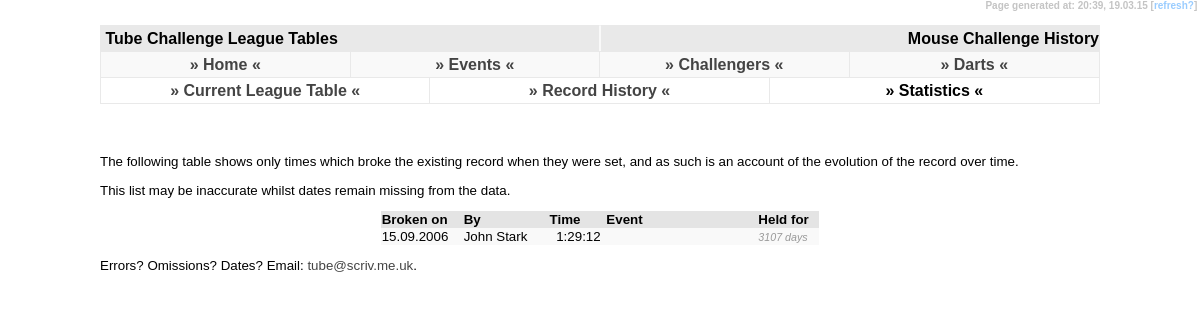
/mouse/history/index.php, run on the app's committed database.
### tables this page shows
CREATE TABLE IF NOT EXISTS `tc_data` (
  `tc_challenge` varchar(3) NOT NULL DEFAULT '',
  `tc_name` varchar(255) NOT NULL DEFAULT '',
  `tc_hours` tinyint(2) NOT NULL DEFAULT '0',
  `tc_mins` tinyint(2) NOT NULL DEFAULT '0',
  `tc_sec` tinyint(2) NOT NULL DEFAULT '0',
  `tc_event` varchar(255) DEFAULT NULL,
  `tc_date` date DEFAULT NULL,
  `tc_fn_station_count` smallint(4) DEFAULT NULL,
  `tc_fn274_excluded_station` varchar(3) DEFAULT NULL,
  `tc_fn_gwr` char(1) DEFAULT NULL,
  `tc_uid` int(4) NOT NULL AUTO_INCREMENT,
  `tc_pending_yn` char(1) NOT NULL DEFAULT 'N',
  `tc_upd_id` varchar(3) NOT NULL DEFAULT '',
  `tc_upd_date` timestamp NOT NULL DEFAULT CURRENT_TIMESTAMP ON UPDATE CURRENT_TIMESTAMP,
  PRIMARY KEY (`tc_uid`)
);

### mouse/history/index.php (the view, shortened to what this page needs)
<!DOCTYPE html PUBLIC "-//W3C//DTD XHTML 1.0 Strict//EN" "http://www.w3.org/TR/xhtml1/DTD/xhtml1-strict.dtd">
<html xmlns="http://www.w3.org/1999/xhtml" xml:lang="en">
<head>
  <link rel="stylesheet" title="Default" type="text/css" href="../../default.css" />
</head>
<body><div id="temps">Page generated at: <?php echo date("H:i"); ?>,&nbsp;<?php echo date("d.m.y"); ?>&nbsp;[<a class="text" href="javascript:location.reload()">refresh?</a>]&nbsp;</div>
<div id="header1">&nbsp;Tube Challenge League Tables</div>
<div id="header2">&nbsp;Mouse Challenge History</div>
<?php
	include('../../menu.php');
	include('../../submenu.php');
?>
<div id="content">
	<h3>&nbsp;</h3>
<p>The following table shows only times which broke the existing record when they were set, and as such is an account of the evolution of the record over time.</p>
<p>This list may be inaccurate whilst dates remain missing from the data.</p>
			<table align="center" border="0" cellpadding="1" cellspacing="0">
				<tr class="newshead">
					<td width="80">Broken on</td>
					<td>By</td>
					<td align="center">Time&nbsp;</td>
					<td width="150">Event</td>
					<td width="60">Held for</td>
				</tr>
				<?php
					$query = "SELECT * FROM tc_data WHERE tc_challenge = 'MOU' AND tc_date is not null ORDER BY tc_date, tc_hours, tc_mins, tc_sec";
					$fnc = mysql_query($query) or die("Select Failed! [302]");
					$fncpos = 0;
						$prevhr = 19;
						$prevmin = 57;
						$prevsec = 47;
					while ($fncdata = mysql_fetch_array($fnc)) {
						$fncpos++;
						if(mktime($fncdata['tc_hours'], $fncdata['tc_mins'], $fncdata['tc_sec']) < mktime($prevhr, $prevmin, $prevsec)){
						?>
				<tr class="row<?php if($fncpos%2 != 0){ echo "1"; } else { echo "2"; } ?>">
					<td><?php if ($fncdata['tc_date']){ echo date("d.m.Y", strtotime($fncdata['tc_date']));} ?></td>
					<td><?php echo $fncdata['tc_name']; ?></td>
					<td width="75" align="right"><?php  echo $fncdata['tc_hours']; ?>:<?php  echo $fncdata['tc_mins']; ?>:<?php  echo $fncdata['tc_sec']; ?></td>
					<td>&nbsp;<i><?php echo $fncdata['tc_event']; ?></i></td>
				<?php	$prevhr = $fncdata['tc_hours'];
						$prevmin = $fncdata['tc_mins'];
						$prevsec = $fncdata['tc_sec'];
						$prevdate = date("U", strtotime($fncdata['tc_date']));
					} } ?>
					<td><i><?php $diff = (date("U", strtotime(date("Y-m-d"))) - $prevdate)/86400; echo round($diff); ?> days</i></td>
				</tr>
			</table>
<p>Errors? Omissions? Dates? Email: <a href="mailto:tube@scriv.me.uk">tube&#64;scriv.me.uk</a>.</p>
</div>
</body>
</html>

### default.css (style rules this page uses)
body { padding: 0; margin: 0; font-family: Trebuchet MS, Arial, Verdana, Helvetica, Calibri, sans-serif; background-color: #fff; font-weight: bold; }
#header1 { position: absolute; height: 25px; border-right: solid 1px #f9f9f9; border-left: solid 1px #e9e9e9; border-top: solid 1px #e9e9e9; border-bottom: solid 1px #e9e9e9; left: 100px; right: 50%; top: 25px; background-color: #e9e9e9; line-height: 25px; vertical-align: middle; }
#header2 { position: absolute; height: 25px; border-left: solid 1px #f9f9f9; border-right: solid 1px #e9e9e9; border-top: solid 1px #e9e9e9; border-bottom: solid 1px #e9e9e9; left: 50%; right: 100px; top: 25px; background-color: #e9e9e9; border-width: 1px; line-height: 25px; vertical-align: middle; text-align: right; }
#content { position: absolute; left: 100px; right: 100px; top: 108px; font-weight: normal; font-size: 10pt; text-align: justify; }
#temps { text-align: right; color: #c4c4c4; font-size: 7.5pt; position: absolute; right: 0px; height: 15px; top: 0px; margin: 0px 0px; vertical-align: middle; background-color: #ffffff; }
.newshead { background-color: #e4e4e4; vertical-align: middle; font-weight: bold; }
.row1 { background-color: #f9f9f9; }
i { font-size: 8pt; color: #999999; }
a:link { color: #444444; text-decoration: none; }
a.text:link { color: #99ccff; text-decoration: none; }
h3 { padding-top: 15px; margin: 0; }

### data on the page
tc_data: tc_date "15.09.2006", tc_name "John Stark", tc_hours "1", tc_mins "29", tc_sec "12", tc_date "3107"
